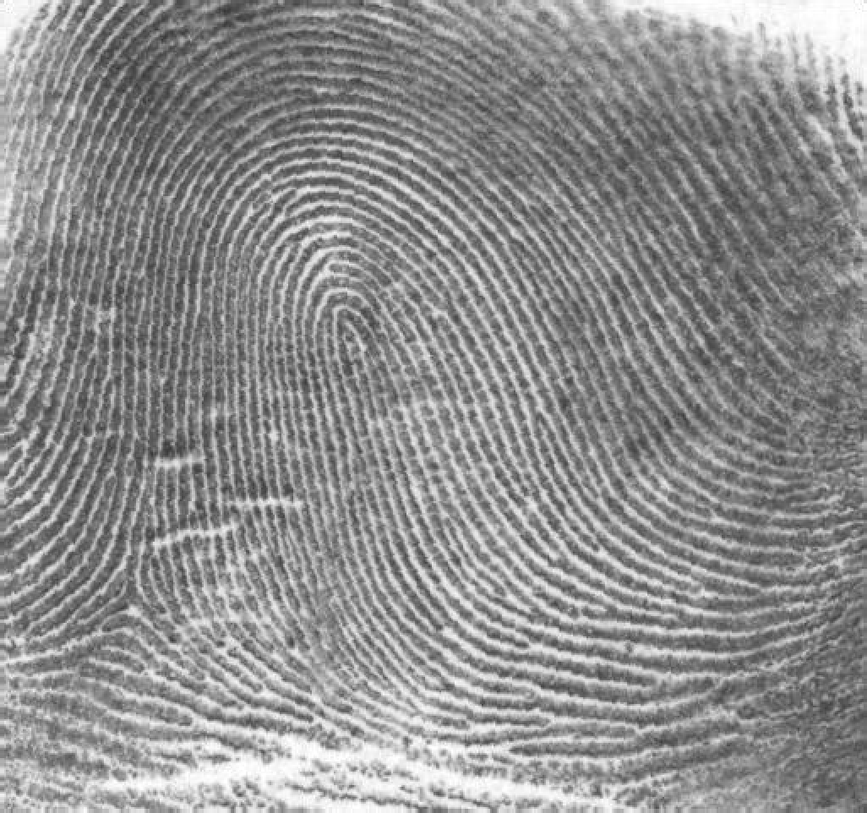
#> input picture Assignment3/images/Fig0457(a)(thumb_print).png, 867 x 813 px, shrunk from 1026 x 962 before the run
$ python 'Ex 4.19.py'
#> lines starting #> are read from the running program, lines starting #| are printed output that depends on the picture; after the words box and inside, x2 and y2 are one past the last pixel; in counts of white or black regions, pixels touching at a corner belong together
import cv2
import numpy as np
import matplotlib.pyplot as plt


def butterHP(D, n, shape):
    """
    :param D: cutoff frequency
    :param n: order
    :param shape: (rows, columns)
    :return: array H with the same shape
    """
    H = np.zeros(shape, dtype=np.float64)
    row_c, col_c = np.floor(shape[0] / 2), np.floor(shape[1] / 2)
    for u in range(shape[0]):
        for v in range(shape[1]):
            d = np.sqrt(((u - row_c) ** 2) + ((v - col_c) ** 2))
            H[u, v] = 1 / (1 + np.power(D / (0.00000000001 + d), 2 * n))
    return H


# read the original image
original_img = cv2.imread("../images/Fig0457(a)(thumb_print).png", flags=0)
#> original_img is the input picture: shape (813, 867); min 46, max 255, mean 142.7

# calculate the 2D DFT of the original image using `np.fft.fft2()`
original_frq = np.fft.fft2(original_img)

# centralize DFT
centred_original_frq = np.fft.fftshift(original_frq)

# construct a Butterworth Highpass Filter
BHPF = butterHP(D=25, n=4, shape=original_img.shape)

# apply the Butterworth Highpass Filter
centred_filtered_frq = centred_original_frq * BHPF

# inverse the 2D DFT
filtered_frq = np.fft.ifftshift(centred_filtered_frq)
filtered_img = np.real(np.fft.ifft2(filtered_frq))
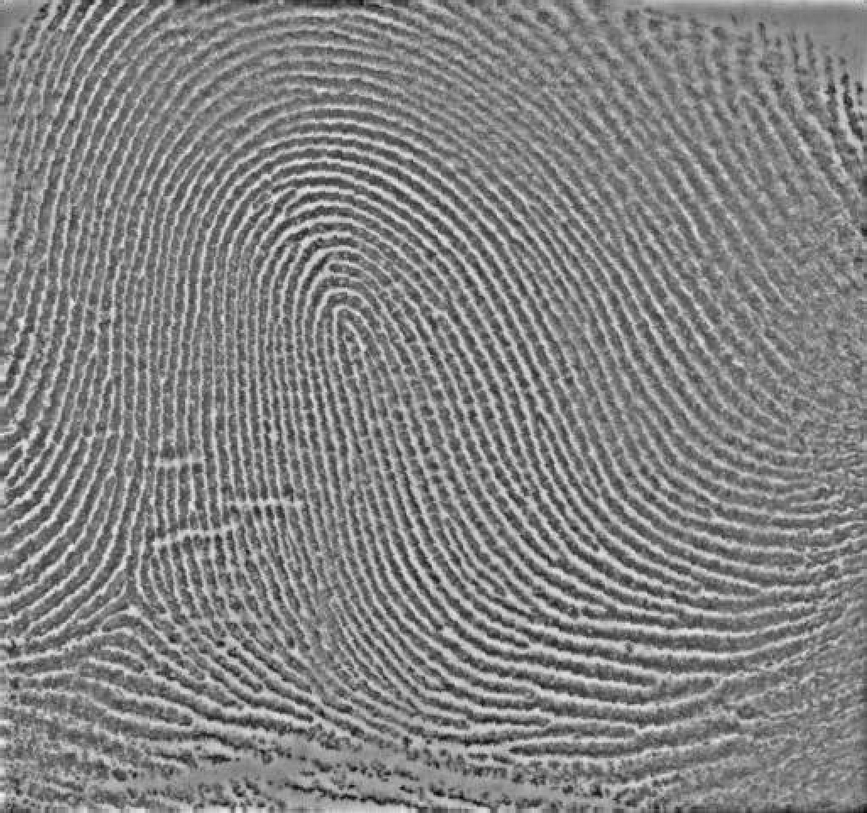
#> filtered_img: shape (813, 867) float64; min -110.4, max 104.8, mean 0; drawn with min black and max white
filtered_img_cutoff = filtered_img.copy()
filtered_img_cutoff[filtered_img_cutoff < 0] = 0
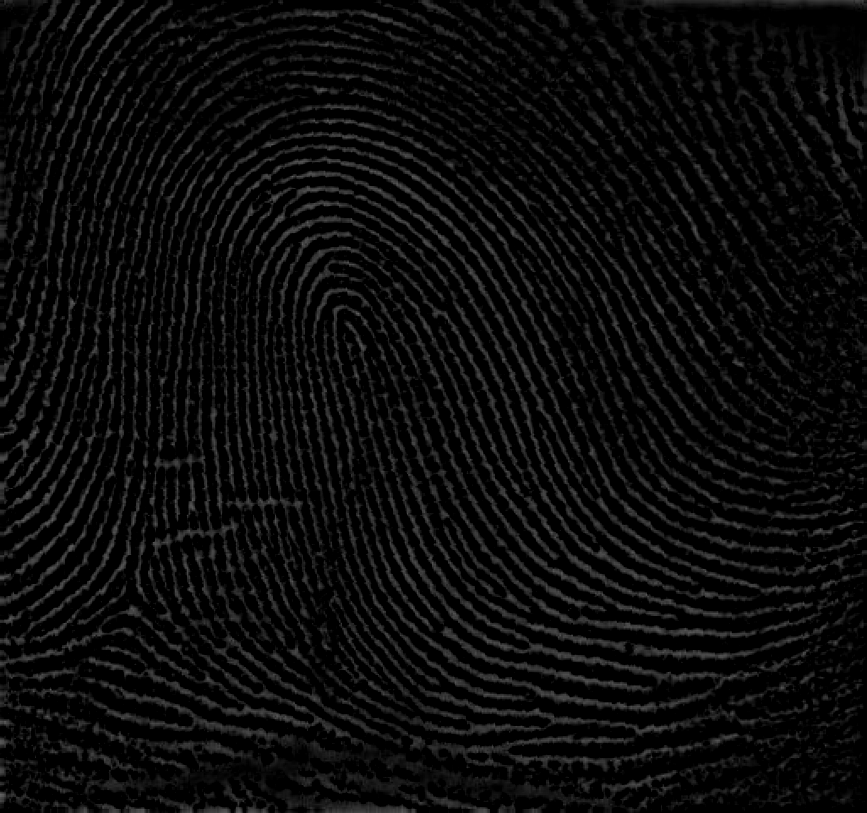
#> filtered_img_cutoff: shape (813, 867) float64; min 0, max 104.8, mean 12

# threshold the filtered image setting negative values to 0, positive values to 1
threshold_img = filtered_img.copy()
threshold_img[threshold_img < 0] = 0
threshold_img[threshold_img > 0] = 1
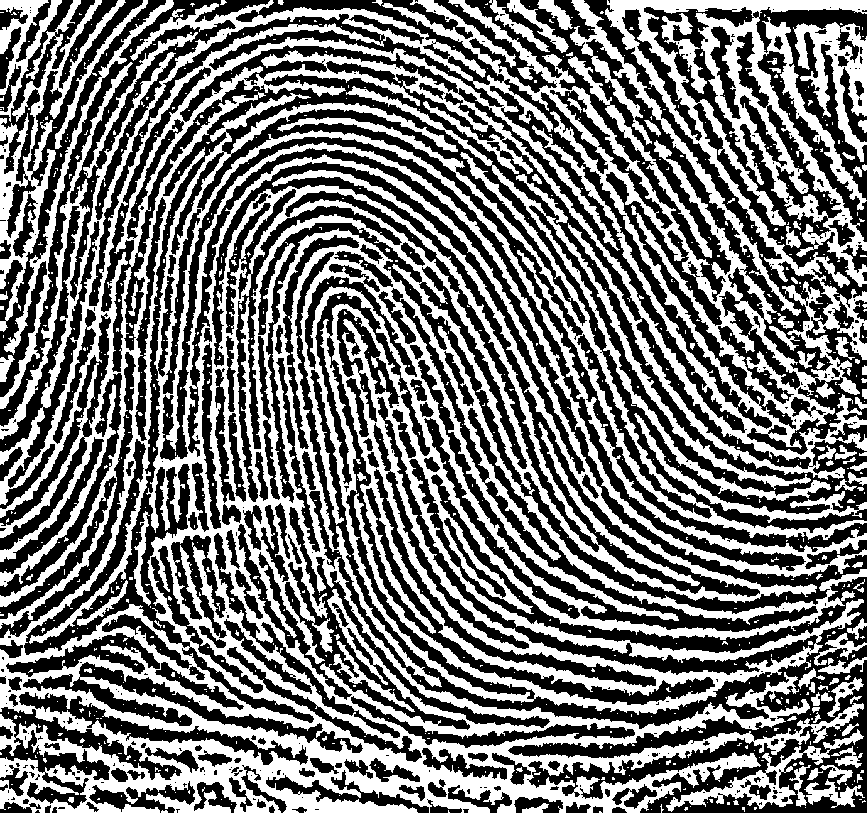
#> threshold_img: shape (813, 867) float64; values 0 (black) and 1 (white), 46.2% white; 907 white regions (805 under 20 px), largest, box (x1, y1, x2, y2) and area: (0, 0, 867, 813) 263262, (277, 117, 867, 540) 8279, (346, 86, 831, 501) 6991

# display the results
plt.figure("Butterworth Highpass Filtering", (12, 4))
plt.subplot(141), plt.imshow(original_img, 'gray'), plt.title("original"), plt.axis('off')
plt.subplot(142), plt.imshow(filtered_img_cutoff, 'gray'), plt.title("filtered (unnormalized)"), plt.axis('off')
plt.subplot(143), plt.imshow(filtered_img, 'gray'), plt.title("filtered (normalized)"), plt.axis('off')
plt.subplot(144), plt.imshow(threshold_img, 'gray'), plt.title("filtered (thresholded)"), plt.axis('off')
plt.suptitle(f"Running Results of Example 4.19 Butterworth Highpass Filtering")

plt.tight_layout()
plt.show()
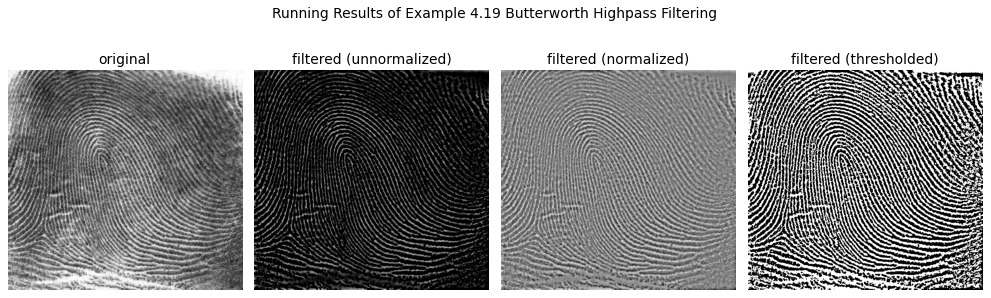
#> figure drawn by matplotlib, 4 panels
